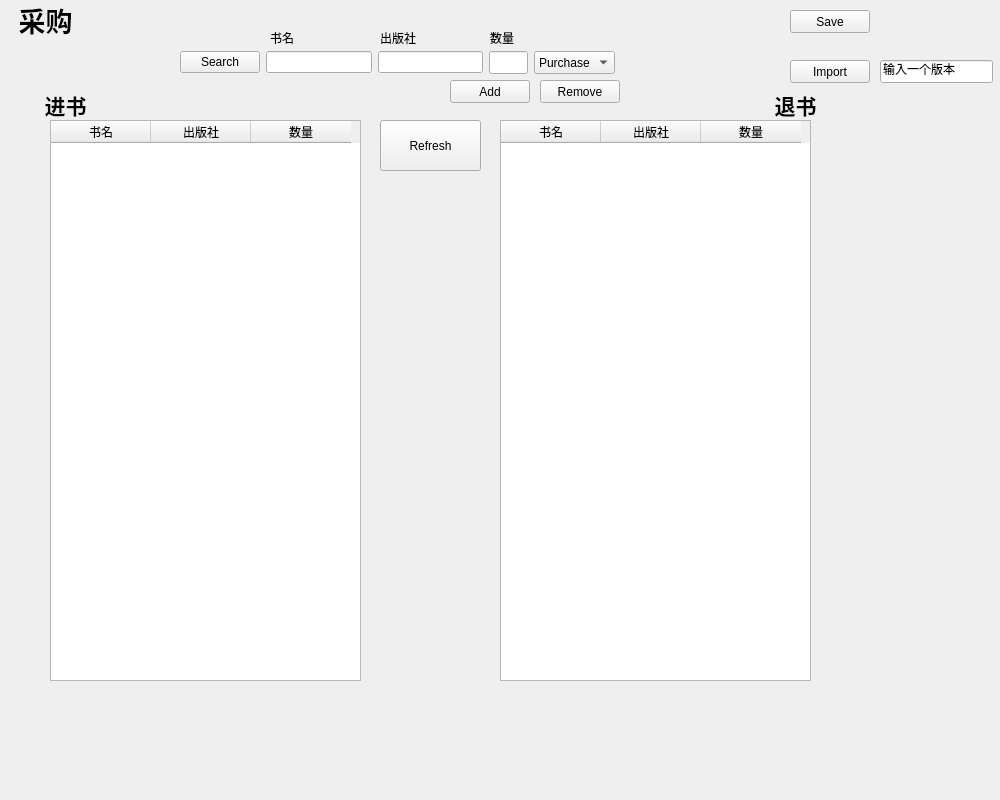
<?xml version="1.0" encoding="UTF-8"?>
<ui version="4.0">
 <class>PGPurchasing</class>
 <widget class="QWidget" name="PGPurchasing">
  <property name="geometry">
   <rect>
    <x>0</x>
    <y>0</y>
    <width>1000</width>
    <height>800</height>
   </rect>
  </property>
  <property name="minimumSize">
   <size>
    <width>1000</width>
    <height>800</height>
   </size>
  </property>
  <property name="windowTitle">
   <string>Form</string>
  </property>
  <property name="autoFillBackground">
   <bool>true</bool>
  </property>
  <widget class="QTableWidget" name="tablePurchasing">
   <property name="geometry">
    <rect>
     <x>50</x>
     <y>120</y>
     <width>311</width>
     <height>561</height>
    </rect>
   </property>
   <column>
    <property name="text">
     <string>书名</string>
    </property>
   </column>
   <column>
    <property name="text">
     <string>出版社</string>
    </property>
   </column>
   <column>
    <property name="text">
     <string>数量</string>
    </property>
   </column>
  </widget>
  <widget class="QTableWidget" name="tableReturn">
   <property name="geometry">
    <rect>
     <x>500</x>
     <y>120</y>
     <width>311</width>
     <height>561</height>
    </rect>
   </property>
   <column>
    <property name="text">
     <string>书名</string>
    </property>
   </column>
   <column>
    <property name="text">
     <string>出版社</string>
    </property>
   </column>
   <column>
    <property name="text">
     <string>数量</string>
    </property>
   </column>
  </widget>
  <widget class="QLabel" name="label">
   <property name="geometry">
    <rect>
     <x>20</x>
     <y>80</y>
     <width>91</width>
     <height>51</height>
    </rect>
   </property>
   <property name="text">
    <string>&lt;html&gt;&lt;head/&gt;&lt;body&gt;&lt;p align=&quot;center&quot;&gt;&lt;span style=&quot; font-size:16pt; font-weight:700;&quot;&gt;进书&lt;/span&gt;&lt;/p&gt;&lt;/body&gt;&lt;/html&gt;</string>
   </property>
  </widget>
  <widget class="QPushButton" name="PBRefresh">
   <property name="geometry">
    <rect>
     <x>380</x>
     <y>120</y>
     <width>101</width>
     <height>51</height>
    </rect>
   </property>
   <property name="text">
    <string>Refresh</string>
   </property>
  </widget>
  <widget class="QPushButton" name="PBSave">
   <property name="geometry">
    <rect>
     <x>790</x>
     <y>10</y>
     <width>80</width>
     <height>23</height>
    </rect>
   </property>
   <property name="text">
    <string>Save</string>
   </property>
  </widget>
  <widget class="QPushButton" name="PBImport">
   <property name="geometry">
    <rect>
     <x>790</x>
     <y>60</y>
     <width>80</width>
     <height>23</height>
    </rect>
   </property>
   <property name="text">
    <string>Import</string>
   </property>
  </widget>
  <widget class="QLineEdit" name="lineVersion">
   <property name="geometry">
    <rect>
     <x>880</x>
     <y>60</y>
     <width>113</width>
     <height>23</height>
    </rect>
   </property>
   <property name="text">
    <string>输入一个版本</string>
   </property>
  </widget>
  <widget class="QPushButton" name="PBAdd">
   <property name="geometry">
    <rect>
     <x>450</x>
     <y>80</y>
     <width>80</width>
     <height>23</height>
    </rect>
   </property>
   <property name="text">
    <string>Add</string>
   </property>
  </widget>
  <widget class="QPushButton" name="PBRemove">
   <property name="geometry">
    <rect>
     <x>540</x>
     <y>80</y>
     <width>80</width>
     <height>23</height>
    </rect>
   </property>
   <property name="text">
    <string>Remove</string>
   </property>
  </widget>
  <widget class="QWidget" name="layoutWidget">
   <property name="geometry">
    <rect>
     <x>180</x>
     <y>50</y>
     <width>435</width>
     <height>25</height>
    </rect>
   </property>
   <layout class="QHBoxLayout" name="horizontalLayout">
    <item>
     <widget class="QPushButton" name="PBSearch">
      <property name="text">
       <string>Search</string>
      </property>
     </widget>
    </item>
    <item>
     <widget class="QLineEdit" name="lineTitle"/>
    </item>
    <item>
     <widget class="QLineEdit" name="linePress"/>
    </item>
    <item>
     <widget class="QLineEdit" name="lineAmount">
      <property name="maximumSize">
       <size>
        <width>41</width>
        <height>23</height>
       </size>
      </property>
     </widget>
    </item>
    <item>
     <widget class="QComboBox" name="comboBox">
      <property name="maximumSize">
       <size>
        <width>81</width>
        <height>23</height>
       </size>
      </property>
      <item>
       <property name="text">
        <string>Purchase</string>
       </property>
      </item>
      <item>
       <property name="text">
        <string>Return</string>
       </property>
      </item>
     </widget>
    </item>
   </layout>
  </widget>
  <widget class="QLabel" name="label_3">
   <property name="geometry">
    <rect>
     <x>0</x>
     <y>-20</y>
     <width>91</width>
     <height>81</height>
    </rect>
   </property>
   <property name="text">
    <string>&lt;html&gt;&lt;head/&gt;&lt;body&gt;&lt;p align=&quot;center&quot;&gt;&lt;span style=&quot; font-size:20pt; font-weight:700;&quot;&gt;采购&lt;/span&gt;&lt;/p&gt;&lt;/body&gt;&lt;/html&gt;</string>
   </property>
  </widget>
  <widget class="QLabel" name="label_4">
   <property name="geometry">
    <rect>
     <x>750</x>
     <y>80</y>
     <width>91</width>
     <height>51</height>
    </rect>
   </property>
   <property name="text">
    <string>&lt;html&gt;&lt;head/&gt;&lt;body&gt;&lt;p align=&quot;center&quot;&gt;&lt;span style=&quot; font-size:16pt; font-weight:700;&quot;&gt;退书&lt;/span&gt;&lt;/p&gt;&lt;/body&gt;&lt;/html&gt;</string>
   </property>
  </widget>
  <widget class="QLabel" name="label_2">
   <property name="geometry">
    <rect>
     <x>270</x>
     <y>30</y>
     <width>53</width>
     <height>15</height>
    </rect>
   </property>
   <property name="text">
    <string>书名</string>
   </property>
  </widget>
  <widget class="QLabel" name="label_5">
   <property name="geometry">
    <rect>
     <x>380</x>
     <y>30</y>
     <width>53</width>
     <height>15</height>
    </rect>
   </property>
   <property name="text">
    <string>出版社</string>
   </property>
  </widget>
  <widget class="QLabel" name="label_6">
   <property name="geometry">
    <rect>
     <x>490</x>
     <y>30</y>
     <width>53</width>
     <height>15</height>
    </rect>
   </property>
   <property name="text">
    <string>数量</string>
   </property>
  </widget>
 </widget>
 <resources/>
 <connections/>
</ui>
